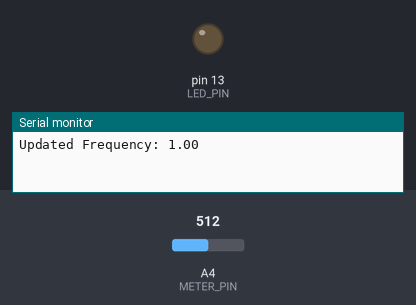
A sketch run on a simulated Arduino Uno, built with avr-gcc and run on an emulated ATmega328P. Shown: output pins drawn as LEDs (lit = HIGH), the last lines printed to the serial monitor. The inputs (shaded band) are chosen by the test bench; at power-on: A4 (METER_PIN) = 512.

Above: at 1.3 s.
1.4 s: A4 (METER_PIN) set to 171
At 4.3 s:
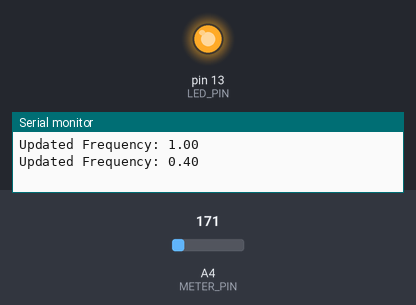
4.4 s: A4 (METER_PIN) set to 149
Timing chart, 0 to 11.9 s (numbered marks = the images above; inputs shaded):
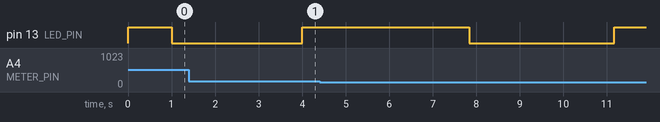

The sketch:

M2_S1P.ino
```cpp
const byte LED_PIN = 13;
const byte METER_PIN = A4;
double lastFrequency = 0.5;

void setup() {
  pinMode(LED_PIN, OUTPUT);
  pinMode(METER_PIN, INPUT);
  Serial.begin(9600);

  startTimer(lastFrequency);
}

void loop() {
  double timerFrequency = getPotentiometerFrequency();

  if (abs(timerFrequency - lastFrequency) > 0.05) {
    lastFrequency = timerFrequency;
    startTimer(timerFrequency);
    Serial.print("Updated Frequency: ");
    Serial.println(timerFrequency);
  }

  delay(500);
}

double getPotentiometerFrequency() {
  int potValue = analogRead(METER_PIN);
  return map(potValue, 0, 1023, 1, 20) / 10.0;
}

void startTimer(double timerFrequency) {
  noInterrupts();

  TCCR1A = 0;
  TCCR1B = 0;
  TCNT1  = 0;

  int ocrValue = (16000000 / (1024 * timerFrequency)) - 1;
  OCR1A = ocrValue;

  TCCR1B |= (1 << WGM12);
  TCCR1B |= (1 << CS12) | (1 << CS10);
  TIMSK1 |= (1 << OCIE1A);

  interrupts();
}

ISR(TIMER1_COMPA_vect) {
  digitalWrite(LED_PIN, !digitalRead(LED_PIN));
}
```
